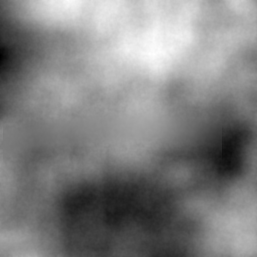
#> input picture simulation/src/ugv_gazebo/worlds/heightmap.png, 257 x 257 px, found by its file name
$ python render_map.py
#> lines starting #> are read from the running program, lines starting #| are printed output that depends on the picture; after the words box and inside, x2 and y2 are one past the last pixel; in counts of white or black regions, pixels touching at a corner belong together
#!/usr/bin/env python3
"""Render 2D world map with routes, objects, and terrain

Generates map images for docs and route planning
Uses heightmap + SDF file

Usage:
    python3 render_map.py [--output map.png] [--size 1600] [--routes]
"""

import argparse
import json
import math
import xml.etree.ElementTree as ET
from pathlib import Path

import numpy as np
from PIL import Image, ImageDraw

# paths
SCRIPT_DIR = Path(__file__).resolve().parent
PROJECT_DIR = SCRIPT_DIR.parent
WORLDS_DIR = PROJECT_DIR / "src" / "ugv_gazebo" / "worlds"
ROUTES_PATH = PROJECT_DIR / "routes" / "routes.json"
HEIGHTMAP_PATH = WORLDS_DIR / "heightmap.png"
SDF_PATH = WORLDS_DIR / "outdoor_terrain.sdf"

# object colors
MODEL_COLORS = {
    'oak': (34, 139, 34),
    'pine': (0, 100, 0),
    'rock': (139, 119, 101),
    'barrel': (255, 165, 0),
    'cone': (255, 69, 0),
    'house': (180, 160, 130),
    'collapsed': (140, 90, 80),
    'lamp': (100, 100, 100),
    'dumpster': (80, 120, 70),
    'hydrant': (200, 40, 30),
    'debris': (150, 130, 110),
    'depot': (160, 140, 100),
    'bush': (50, 120, 40),
    'stump': (100, 80, 50),
    'fallen': (80, 60, 30),
}

# route colors
ROUTE_COLORS = {
    'R1': (255, 215, 0),       # gold/yellow
    'R2': (255, 140, 0),       # dark orange
    'R3': (65, 105, 225),      # royal blue
}


def load_heightmap_terrain(terrain_size, map_px):
    """Load heightmap and render as map background"""
#> called with terrain_size = 390, map_px = 1600
    try:
        raw = Image.open(HEIGHTMAP_PATH)
#> raw is the input picture: PIL image 257x257 I;16; min 0, max 65535, mean 33269.3
        hm = np.array(raw, dtype=np.float64) / 65535.0
        rgb = np.zeros((hm.shape[0], hm.shape[1], 3), dtype=np.uint8)

        low_mask = hm < 0.5
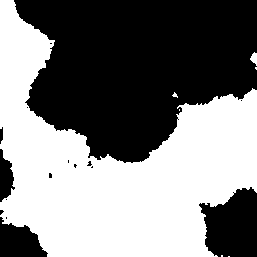
#> low_mask: shape (257, 257) bool; 49.6% white; 7 white regions (5 under 20 px), largest, box (x1, y1, x2, y2) and area: (0, 0, 257, 257) 32689, (250, 52, 257, 66) 60
        high_mask = ~low_mask
        t_low = hm[low_mask] * 2.0
        t_high = (hm[high_mask] - 0.5) * 2.0

        rgb[low_mask, 0] = (60 + 80 * t_low).astype(np.uint8)
        rgb[low_mask, 1] = (120 + 40 * t_low).astype(np.uint8)
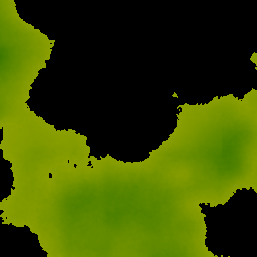
#> rgb: shape (257, 257, 3); mean of channels 0, 1, 2 56.3, 72.7, 0; drawn as R, G, B
        rgb[low_mask, 2] = (40 + 10 * t_low).astype(np.uint8)
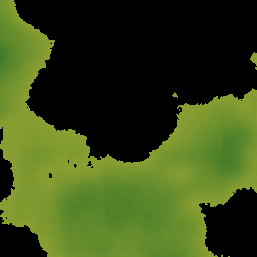
#> rgb: shape (257, 257, 3); mean of channels 0, 1, 2 56.3, 72.7, 22.9; drawn as R, G, B

        rgb[high_mask, 0] = (140 - 10 * t_high).astype(np.uint8)
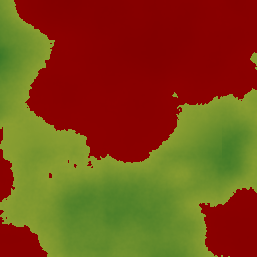
#> rgb: shape (257, 257, 3); mean of channels 0, 1, 2 124.8, 72.7, 22.9; drawn as R, G, B
        rgb[high_mask, 1] = (160 - 70 * t_high).astype(np.uint8)
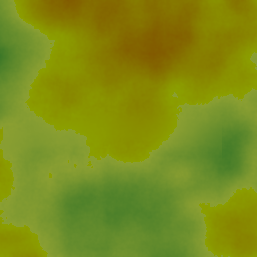
#> rgb: shape (257, 257, 3); mean of channels 0, 1, 2 124.8, 140.6, 22.9; drawn as R, G, B
        rgb[high_mask, 2] = (50 - 10 * t_high).astype(np.uint8)
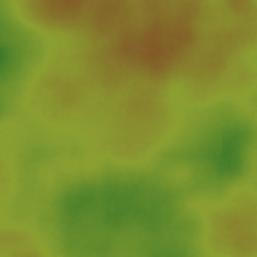
#> rgb: shape (257, 257, 3); mean of channels 0, 1, 2 124.8, 140.6, 46.1; drawn as R, G, B

        # no flip needed - Y matches via world_to_px
        return Image.fromarray(rgb).resize((map_px, map_px), Image.BILINEAR)
    except Exception as e:
        print(f"[warn] Heightmap not found: {e}")
        return Image.new('RGB', (map_px, map_px), (50, 60, 50))


def load_sdf_models(sdf_path):
    """Parse SDF for object positions"""
    models = []
    try:
        tree = ET.parse(sdf_path)
        for inc in tree.iter('include'):
            name_el = inc.find('name')
            pose_el = inc.find('pose')
            if name_el is not None and pose_el is not None:
                p = [float(x) for x in pose_el.text.split()]
                n = name_el.text
                color = (128, 128, 128)
                for key, c in MODEL_COLORS.items():
                    if key in n.lower():
                        color = c
                        break
                models.append((n, p[0], p[1], color))
    except Exception as e:
        print(f"[warn] SDF parse error: {e}")
    return models


def load_routes(routes_path):
    """Load routes from JSON"""
    try:
        with open(routes_path) as f:
            return json.load(f)
    except Exception as e:
        print(f"[warn] Routes not found: {e}")
        return None


def render_map(terrain_size=250.0, map_px=1600, show_routes=True, output_path=None):
    """Render full map with objects and routes"""
    half = terrain_size / 2.0

    def world_to_px(wx, wy):
        px = int((wx + half) / terrain_size * map_px)
        py = int((half - wy) / terrain_size * map_px)
        return px, py

    # 1. terrain background
    img = load_heightmap_terrain(terrain_size, map_px)
    draw = ImageDraw.Draw(img)

    #2. road
    road_points = [(-170, -20), (-150, -25), (-130, -35), (-110, -45),
                   (-90, -50), (-60, -50), (-20, -25), (20, -10), (60, -3), (100, 0)]
    road_px = [world_to_px(x, y) for x, y in road_points]
    if len(road_px) > 1:
        for i in range(len(road_px) - 1):
            draw.line([road_px[i], road_px[i+1]], fill=(140, 120, 80), width=8)

    # 3. objects from SDF
    models = load_sdf_models(SDF_PATH)
    for name, mx, my, color in models:
        px, py = world_to_px(mx, my)
        if 0 <= px < map_px and 0 <= py < map_px:
            r = 6
            nl = name.lower()
            if 'house' in nl or 'collapsed' in nl or 'depot' in nl:
                s = 14
                outline = (60, 40, 30)
                if 'collapsed' in nl:
                    outline = (100, 50, 40)
                draw.rectangle([px-s, py-s, px+s, py+s], fill=color, outline=outline, width=2)
            elif 'tree' in nl or 'pine' in nl or 'oak' in nl:
                draw.ellipse([px-r, py-r, px+r, py+r], fill=color, outline=(200, 200, 200))
            elif 'rock' in nl:
                draw.polygon([(px, py-r), (px+r, py), (px, py+r), (px-r, py)],
                             fill=color, outline=(200, 200, 200))
            elif 'bush' in nl:
                draw.ellipse([px-4, py-4, px+4, py+4], fill=color)
            elif 'stump' in nl:
                draw.ellipse([px-3, py-3, px+3, py+3], fill=color)
            else:
                s = 4
                draw.rectangle([px-s, py-s, px+s, py+s], fill=color, outline=(200, 200, 200))

    # 4. routes
    if show_routes:
        routes_data = load_routes(ROUTES_PATH)
        if routes_data and 'routes' in routes_data:
            for route_id, route in routes_data['routes'].items():
                color = ROUTE_COLORS.get(route_id, (200, 200, 200))
                start = route['start']
                goal = route['goal']
                waypoints = route.get('waypoints', [])

                points = [world_to_px(start[0], start[1])]
                for wp in waypoints:
                    if isinstance(wp, dict):
                        points.append(world_to_px(wp['x'], wp.get('y', 0)))
                    else:
                        points.append(world_to_px(wp[0], wp[1]))
                points.append(world_to_px(goal[0], goal[1]))

                for i in range(len(points) - 1):
                    draw.line([points[i], points[i+1]], fill=color, width=3)

                sx, sy = points[0]
                draw.ellipse([sx-8, sy-8, sx+8, sy+8], fill=color, outline=(255, 255, 255), width=2)
                draw.text((sx+10, sy-6), route_id, fill=color)

            goal = routes_data.get('goal', [100, 0])
            gx, gy = world_to_px(goal[0], goal[1])
            r = 12
            draw.line([gx-r, gy-r, gx+r, gy+r], fill=(255, 0, 0), width=3)
            draw.line([gx-r, gy+r, gx+r, gy-r], fill=(255, 0, 0), width=3)
            draw.ellipse([gx-r, gy-r, gx+r, gy+r], outline=(255, 0, 0), width=2)
            draw.text((gx+14, gy-6), "GOAL", fill=(255, 0, 0))

    # 5. zone labels
    zones = [
        ((-140, 80), "Dense Forest"),
        ((-10, 80), "Open Field"),
        ((90, 80), "Village"),
    ]
    for (zx, zy), label in zones:
        px, py = world_to_px(zx, zy)
        draw.text((px-30, py), label, fill=(255, 255, 255))

    # 6. legend
    y0 = 10
    items = [
        ("Road", (140, 120, 80)),
        ("R1 (forest)", ROUTE_COLORS['R1']),
        ("R2 (south)", ROUTE_COLORS['R2']),
        ("R3 (north)", ROUTE_COLORS['R3']),
        ("Tree", (34, 139, 34)),
        ("Rock", (139, 119, 101)),
        ("Building", (180, 160, 130)),
        ("Ruin", (140, 90, 80)),
        ("Barrel/Cone", (255, 165, 0)),
        ("Goal", (255, 0, 0)),
    ]
    for label, c in items:
        draw.rectangle([10, y0, 22, y0 + 12], fill=c)
        draw.text((26, y0), label, fill=(255, 255, 255))
        y0 += 16
#> after the loop, y0 = 170

    # 7. scale bar
    bar_m = 50
    bar_px = int(bar_m / terrain_size * map_px)
    draw.rectangle([10, map_px - 30, 10 + bar_px, map_px - 25], fill=(255, 255, 255))
    draw.text((10, map_px - 22), f"{bar_m}m", fill=(255, 255, 255))

    # 8. compass
    draw.text((map_px // 2 - 5, 5), "N", fill=(220, 220, 220))
    draw.text((map_px // 2 - 5, map_px - 18), "S", fill=(220, 220, 220))
    draw.text((5, map_px // 2 - 6), "W", fill=(220, 220, 220))
    draw.text((map_px - 14, map_px // 2 - 6), "E", fill=(220, 220, 220))

    if output_path is None:
        output_path = PROJECT_DIR / "map_routes.png"
    img.save(str(output_path), optimize=True)
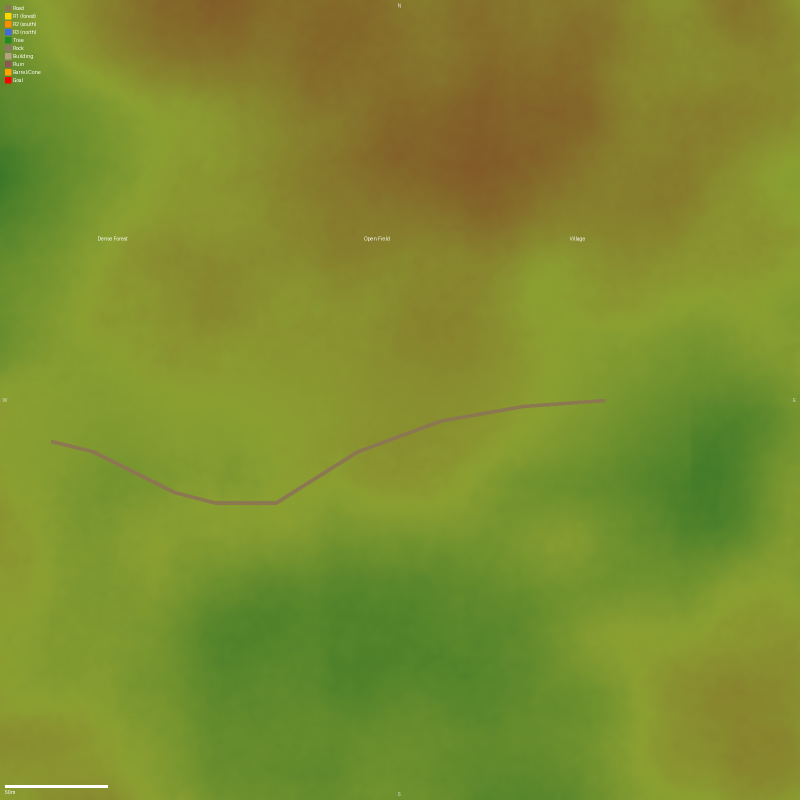
#> saved as map_routes.png: PIL image 1600x1600 RGB (shown at 1/2 size); mean R, G, B 125, 140.6, 46.4
    print(f"Map saved: {output_path} ({img.size[0]}x{img.size[1]})")
#| Map saved: simulation/gazebo/map_routes.png (1600x1600)
    return img


def main():
    parser = argparse.ArgumentParser(description="Render world map with routes")
    parser.add_argument("--output", type=str, default=None, help="Output PNG path")
    parser.add_argument("--size", type=int, default=1600, help="Map size in pixels")
    parser.add_argument("--terrain", type=float, default=390.0, help="Terrain size in meters")
    parser.add_argument("--no-routes", action="store_true", help="Hide routes")
    args = parser.parse_args()

    output = Path(args.output) if args.output else None
    render_map(
        terrain_size=args.terrain,
        map_px=args.size,
        show_routes=not args.no_routes,
        output_path=output,
    )


if __name__ == "__main__":
    main()
